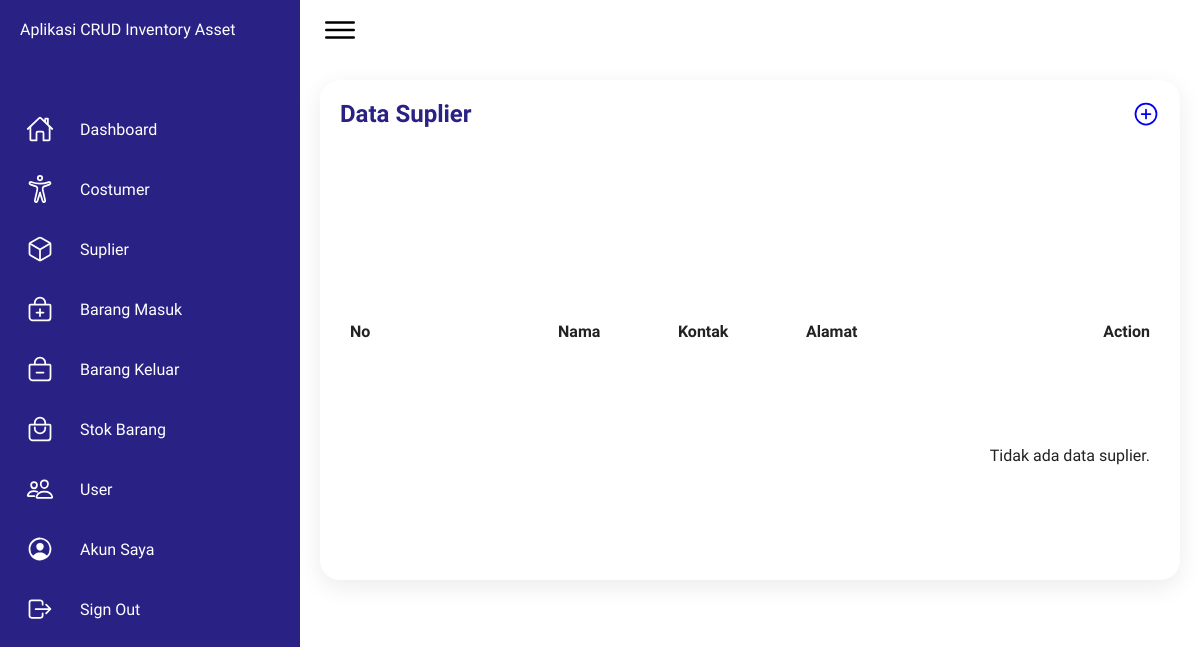
Page /website/app/suplier (signed in) on the earlier database version.
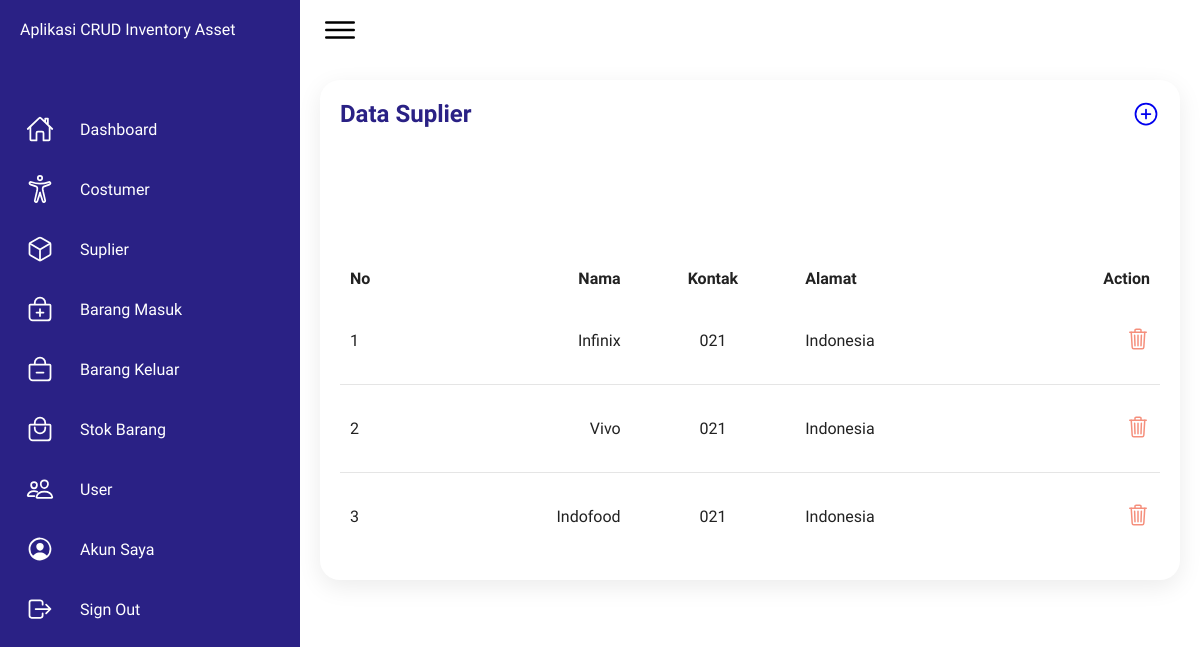
Same page on the later database version.
### tables this page shows
CREATE TABLE `suplier` (
  `idSuplier` int(255) NOT NULL,
  `namaSuplier` varchar(1000) NOT NULL,
  `kontakSuplier` varchar(1000) NOT NULL,
  `alamatSuplier` text NOT NULL
);

### website/app/suplier/index.php (the view, shortened to what the changed rows need)
<!DOCTYPE html>
<html lang="en">
    <head>
        <link rel="stylesheet" href="../../css/dashboard.css">
    </head>
    <body>
        <div class="container">
            <div class="main">
                <div class="details" style="display: block;">
                    <div class="recentOrders">
                        <div class="cardHeader">
                            <h2>Data Suplier</h2>
                        </div>
                        <?php
                            require '../../config.php';
                            try {
                                $stmt = $pdo->prepare("SELECT idSuplier, namaSuplier, kontakSuplier, alamatSuplier FROM suplier");
                                $stmt->execute();
                                $supliers = $stmt->fetchAll(PDO::FETCH_ASSOC);
                                $no = 1;
                            } catch (PDOException $e) {
                                error_log("Database error: " . $e->getMessage());
                                echo "Terjadi kesalahan. Silakan coba lagi nanti.";
                                exit();
                            }
                        ?>
                        <table>
                            <thead>
                                <tr>
                                    <td>No</td>
                                    <td>Nama</td>
                                    <td>Kontak</td>
                                    <td>Alamat</td>
                                    <td>Action</td>
                                </tr>
                            </thead>
                            <tbody>
                                <?php if ($supliers): ?>
                                    <?php foreach ($supliers as $suplier): ?>
                                        <tr>
                                            <td><?php echo $no++ ?></td>
                                            <td><?php echo htmlspecialchars($suplier['namaSuplier']); ?></td>
                                            <td><?php echo htmlspecialchars($suplier['kontakSuplier']); ?></td>
                                            <td><?php echo htmlspecialchars($suplier['alamatSuplier']); ?></td>
                                            <td>
                                                <a style="color: #f58f7c;" href="#" class="showDeleteModal" data-id="<?php echo htmlspecialchars($suplier['idSuplier']); ?>" data-nama="<?php echo htmlspecialchars($suplier['namaSuplier']); ?>">
                                                    <ion-icon name="trash-outline" style="font-size: 1.50rem;"></ion-icon>
                                                </a>
                                            </td>
                                        </tr>
                                    <?php endforeach; ?>
                                <?php else: ?>
                                    <tr>
                                        <td colspan="5">Tidak ada data suplier.</td>
                                    </tr>
                                <?php endif; ?>
                            </tbody>
                        </table>
                    </div>
                </div>
            </div>
        </div>
    </body>
</html>

Differences in the rows shown:
added suplier: namaSuplier "Infinix", kontakSuplier "021", alamatSuplier "Indonesia"
added suplier: namaSuplier "Vivo", kontakSuplier "021", alamatSuplier "Indonesia"
added suplier: namaSuplier "Indofood", kontakSuplier "021", alamatSuplier "Indonesia"
Other differences:
text no longer shown: "Tidak ada data suplier."
